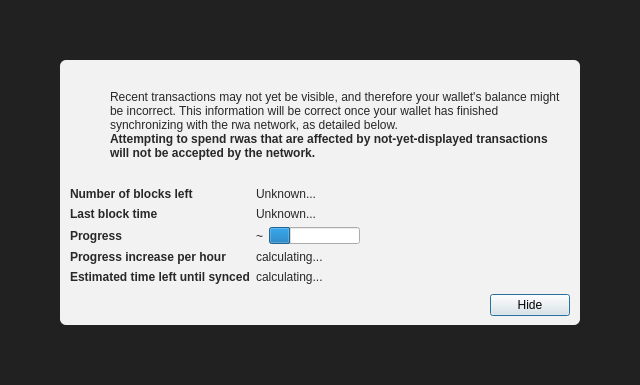
<?xml version="1.0" encoding="UTF-8"?>
<ui version="4.0">
 <class>ModalOverlay</class>
 <widget class="QWidget" name="ModalOverlay">
  <property name="geometry">
   <rect>
    <x>0</x>
    <y>0</y>
    <width>640</width>
    <height>385</height>
   </rect>
  </property>
  <property name="windowTitle">
   <string>Form</string>
  </property>
  <layout class="QVBoxLayout" name="verticalLayout" stretch="0">
   <property name="sizeConstraint">
    <enum>QLayout::SetDefaultConstraint</enum>
   </property>
   <property name="leftMargin">
    <number>0</number>
   </property>
   <property name="topMargin">
    <number>0</number>
   </property>
   <property name="rightMargin">
    <number>0</number>
   </property>
   <property name="bottomMargin">
    <number>0</number>
   </property>
   <item>
    <widget class="QWidget" name="bgWidget" native="true">
     <property name="styleSheet">
      <string notr="true">#bgWidget { background: rgba(0,0,0,220); }</string>
     </property>
     <layout class="QVBoxLayout" name="verticalLayoutMain" stretch="1">
      <property name="leftMargin">
       <number>60</number>
      </property>
      <property name="topMargin">
       <number>60</number>
      </property>
      <property name="rightMargin">
       <number>60</number>
      </property>
      <property name="bottomMargin">
       <number>60</number>
      </property>
      <item>
       <widget class="QWidget" name="contentWidget" native="true">
        <property name="styleSheet">
         <string notr="true">#contentWidget { background: rgba(255,255,255,240); border-radius: 6px; }

QLabel { color: rgb(40,40,40);  }</string>
        </property>
        <layout class="QVBoxLayout" name="verticalLayoutSub" stretch="1,0,0,0">
         <property name="spacing">
          <number>0</number>
         </property>
         <property name="leftMargin">
          <number>10</number>
         </property>
         <property name="topMargin">
          <number>10</number>
         </property>
         <property name="rightMargin">
          <number>10</number>
         </property>
         <property name="bottomMargin">
          <number>10</number>
         </property>
         <item>
          <layout class="QHBoxLayout" name="horizontalLayoutIconText" stretch="0,1">
           <property name="topMargin">
            <number>20</number>
           </property>
           <item>
            <layout class="QVBoxLayout" name="verticalLayoutIcon">
             <property name="leftMargin">
              <number>0</number>
             </property>
             <item>
              <widget class="QPushButton" name="warningIcon">
               <property name="enabled">
                <bool>false</bool>
               </property>
               <property name="text">
                <string/>
               </property>
               <property name="icon">
                <iconset>
                 <normaloff>:/icons/warning</normaloff>
                 <disabledoff>:/icons/warning</disabledoff>:/icons/warning</iconset>
               </property>
               <property name="iconSize">
                <size>
                 <width>48</width>
                 <height>48</height>
                </size>
               </property>
               <property name="flat">
                <bool>true</bool>
               </property>
              </widget>
             </item>
             <item>
              <spacer name="verticalSpacerWarningIcon">
               <property name="orientation">
                <enum>Qt::Vertical</enum>
               </property>
               <property name="sizeHint" stdset="0">
                <size>
                 <width>20</width>
                 <height>40</height>
                </size>
               </property>
              </spacer>
             </item>
            </layout>
           </item>
           <item>
            <layout class="QVBoxLayout" name="verticalLayoutInfoText">
             <property name="leftMargin">
              <number>0</number>
             </property>
             <property name="topMargin">
              <number>0</number>
             </property>
             <item>
              <widget class="QLabel" name="infoText">
               <property name="text">
                <string>Recent transactions may not yet be visible, and therefore your wallet's balance might be incorrect. This information will be correct once your wallet has finished synchronizing with the rwa network, as detailed below.</string>
               </property>
               <property name="textFormat">
                <enum>Qt::RichText</enum>
               </property>
               <property name="wordWrap">
                <bool>true</bool>
               </property>
              </widget>
             </item>
             <item>
              <widget class="QLabel" name="infoTextStrong">
               <property name="font">
                <font>
                 <weight>75</weight>
                 <bold>true</bold>
                </font>
               </property>
               <property name="text">
                <string>Attempting to spend rwas that are affected by not-yet-displayed transactions will not be accepted by the network.</string>
               </property>
               <property name="textFormat">
                <enum>Qt::RichText</enum>
               </property>
               <property name="wordWrap">
                <bool>true</bool>
               </property>
              </widget>
             </item>
             <item>
              <spacer name="verticalSpacerInTextSpace">
               <property name="orientation">
                <enum>Qt::Vertical</enum>
               </property>
               <property name="sizeHint" stdset="0">
                <size>
                 <width>20</width>
                 <height>40</height>
                </size>
               </property>
              </spacer>
             </item>
            </layout>
           </item>
          </layout>
         </item>
         <item>
          <spacer name="verticalSpacerAfterText">
           <property name="orientation">
            <enum>Qt::Vertical</enum>
           </property>
           <property name="sizeHint" stdset="0">
            <size>
             <width>20</width>
             <height>40</height>
            </size>
           </property>
          </spacer>
         </item>
         <item>
          <layout class="QFormLayout" name="formLayout">
           <property name="fieldGrowthPolicy">
            <enum>QFormLayout::FieldsStayAtSizeHint</enum>
           </property>
           <property name="horizontalSpacing">
            <number>6</number>
           </property>
           <property name="verticalSpacing">
            <number>6</number>
           </property>
           <property name="topMargin">
            <number>10</number>
           </property>
           <item row="0" column="0">
            <widget class="QLabel" name="labelNumberOfBlocksLeft">
             <property name="font">
              <font>
               <weight>75</weight>
               <bold>true</bold>
              </font>
             </property>
             <property name="text">
              <string>Number of blocks left</string>
             </property>
            </widget>
           </item>
           <item row="0" column="1">
            <widget class="QLabel" name="numberOfBlocksLeft">
             <property name="text">
              <string>Unknown...</string>
             </property>
            </widget>
           </item>
           <item row="1" column="0">
            <widget class="QLabel" name="labelLastBlockTime">
             <property name="font">
              <font>
               <weight>75</weight>
               <bold>true</bold>
              </font>
             </property>
             <property name="text">
              <string>Last block time</string>
             </property>
            </widget>
           </item>
           <item row="1" column="1">
            <widget class="QLabel" name="newestBlockDate">
             <property name="sizePolicy">
              <sizepolicy hsizetype="Maximum" vsizetype="Preferred">
               <horstretch>0</horstretch>
               <verstretch>0</verstretch>
              </sizepolicy>
             </property>
             <property name="text">
              <string>Unknown...</string>
             </property>
            </widget>
           </item>
           <item row="2" column="0">
            <widget class="QLabel" name="labelSyncDone">
             <property name="font">
              <font>
               <weight>75</weight>
               <bold>true</bold>
              </font>
             </property>
             <property name="text">
              <string>Progress</string>
             </property>
            </widget>
           </item>
           <item row="2" column="1">
            <layout class="QHBoxLayout" name="horizontalLayoutSync" stretch="0,1">
             <item>
              <widget class="QLabel" name="percentageProgress">
               <property name="text">
                <string notr="true">~</string>
               </property>
              </widget>
             </item>
             <item>
              <widget class="QProgressBar" name="progressBar">
               <property name="value">
                <number>24</number>
               </property>
               <property name="format">
                <string/>
               </property>
              </widget>
             </item>
            </layout>
           </item>
           <item row="4" column="0">
            <widget class="QLabel" name="labelProgressIncrease">
             <property name="font">
              <font>
               <weight>75</weight>
               <bold>true</bold>
              </font>
             </property>
             <property name="text">
              <string>Progress increase per hour</string>
             </property>
            </widget>
           </item>
           <item row="4" column="1">
            <widget class="QLabel" name="progressIncreasePerH">
             <property name="text">
              <string>calculating...</string>
             </property>
            </widget>
           </item>
           <item row="5" column="0">
            <widget class="QLabel" name="labelEstimatedTimeLeft">
             <property name="font">
              <font>
               <weight>75</weight>
               <bold>true</bold>
              </font>
             </property>
             <property name="text">
              <string>Estimated time left until synced</string>
             </property>
            </widget>
           </item>
           <item row="5" column="1">
            <widget class="QLabel" name="expectedTimeLeft">
             <property name="text">
              <string>calculating...</string>
             </property>
            </widget>
           </item>
          </layout>
         </item>
         <item>
          <layout class="QHBoxLayout" name="horizontalLayoutButtons">
           <property name="leftMargin">
            <number>10</number>
           </property>
           <property name="topMargin">
            <number>10</number>
           </property>
           <item>
            <spacer name="horizontalSpacer">
             <property name="orientation">
              <enum>Qt::Horizontal</enum>
             </property>
             <property name="sizeHint" stdset="0">
              <size>
               <width>40</width>
               <height>20</height>
              </size>
             </property>
            </spacer>
           </item>
           <item>
            <widget class="QPushButton" name="closeButton">
             <property name="text">
              <string>Hide</string>
             </property>
             <property name="shortcut">
              <string>Esc</string>
             </property>
             <property name="focusPolicy">
              <enum>Qt::StrongFocus</enum>
             </property>
             <property name="default">
              <bool>true</bool>
             </property>
            </widget>
           </item>
          </layout>
         </item>
        </layout>
       </widget>
      </item>
     </layout>
    </widget>
   </item>
  </layout>
 </widget>
 <resources/>
 <connections/>
</ui>
